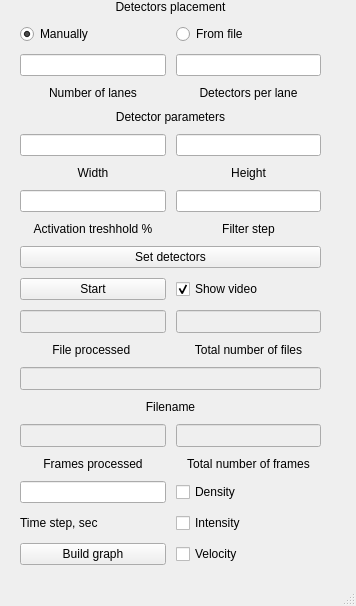
<?xml version="1.0" encoding="UTF-8"?>
<ui version="4.0">
 <class>MainWindow</class>
 <widget class="QMainWindow" name="MainWindow">
  <property name="enabled">
   <bool>true</bool>
  </property>
  <property name="geometry">
   <rect>
    <x>0</x>
    <y>0</y>
    <width>356</width>
    <height>606</height>
   </rect>
  </property>
  <property name="windowTitle">
   <string>MainWindow</string>
  </property>
  <property name="layoutDirection">
   <enum>Qt::LeftToRight</enum>
  </property>
  <property name="autoFillBackground">
   <bool>false</bool>
  </property>
  <property name="documentMode">
   <bool>false</bool>
  </property>
  <widget class="QWidget" name="centralwidget">
   <widget class="QWidget" name="gridLayoutWidget">
    <property name="geometry">
     <rect>
      <x>20</x>
      <y>0</y>
      <width>301</width>
      <height>557</height>
     </rect>
    </property>
    <layout class="QGridLayout" name="gridLayout">
     <property name="sizeConstraint">
      <enum>QLayout::SetMinAndMaxSize</enum>
     </property>
     <property name="topMargin">
      <number>0</number>
     </property>
     <property name="spacing">
      <number>10</number>
     </property>
     <item row="3" column="1">
      <widget class="QLineEdit" name="detectors_per_lane">
       <property name="alignment">
        <set>Qt::AlignCenter</set>
       </property>
      </widget>
     </item>
     <item row="11" column="0">
      <widget class="QPushButton" name="btn_start_detection">
       <property name="text">
        <string>Start</string>
       </property>
      </widget>
     </item>
     <item row="18" column="1">
      <widget class="QCheckBox" name="density_checkBox">
       <property name="text">
        <string>Density</string>
       </property>
      </widget>
     </item>
     <item row="8" column="1">
      <widget class="QLineEdit" name="detector_filter_edit">
       <property name="alignment">
        <set>Qt::AlignCenter</set>
       </property>
      </widget>
     </item>
     <item row="12" column="0">
      <widget class="QLineEdit" name="processed_files_edit">
       <property name="enabled">
        <bool>false</bool>
       </property>
       <property name="font">
        <font>
         <pointsize>10</pointsize>
         <weight>75</weight>
         <bold>true</bold>
        </font>
       </property>
       <property name="alignment">
        <set>Qt::AlignCenter</set>
       </property>
      </widget>
     </item>
     <item row="2" column="0">
      <layout class="QFormLayout" name="formLayout"/>
     </item>
     <item row="4" column="0">
      <widget class="QLabel" name="label">
       <property name="text">
        <string>Number of lanes</string>
       </property>
       <property name="alignment">
        <set>Qt::AlignCenter</set>
       </property>
      </widget>
     </item>
     <item row="3" column="0">
      <widget class="QLineEdit" name="number_of_lanes">
       <property name="alignment">
        <set>Qt::AlignCenter</set>
       </property>
      </widget>
     </item>
     <item row="6" column="0">
      <widget class="QLineEdit" name="detector_width_edit">
       <property name="alignment">
        <set>Qt::AlignCenter</set>
       </property>
      </widget>
     </item>
     <item row="12" column="1">
      <widget class="QLineEdit" name="total_files_edit">
       <property name="enabled">
        <bool>false</bool>
       </property>
       <property name="font">
        <font>
         <pointsize>10</pointsize>
         <weight>75</weight>
         <bold>true</bold>
        </font>
       </property>
       <property name="alignment">
        <set>Qt::AlignCenter</set>
       </property>
      </widget>
     </item>
     <item row="7" column="0">
      <widget class="QLabel" name="label_6">
       <property name="text">
        <string>Width</string>
       </property>
       <property name="alignment">
        <set>Qt::AlignCenter</set>
       </property>
      </widget>
     </item>
     <item row="4" column="1">
      <widget class="QLabel" name="label_2">
       <property name="text">
        <string>Detectors per lane</string>
       </property>
       <property name="alignment">
        <set>Qt::AlignCenter</set>
       </property>
       <property name="wordWrap">
        <bool>true</bool>
       </property>
      </widget>
     </item>
     <item row="1" column="0">
      <widget class="QRadioButton" name="rbn_set_detectors_by_hand">
       <property name="layoutDirection">
        <enum>Qt::LeftToRight</enum>
       </property>
       <property name="text">
        <string>Manually</string>
       </property>
       <property name="checked">
        <bool>true</bool>
       </property>
      </widget>
     </item>
     <item row="16" column="1">
      <widget class="QLineEdit" name="total_frames_edit">
       <property name="enabled">
        <bool>false</bool>
       </property>
       <property name="font">
        <font>
         <pointsize>10</pointsize>
         <weight>75</weight>
         <bold>true</bold>
        </font>
       </property>
       <property name="alignment">
        <set>Qt::AlignCenter</set>
       </property>
      </widget>
     </item>
     <item row="17" column="1">
      <widget class="QLabel" name="label_to">
       <property name="text">
        <string>Total number of frames</string>
       </property>
       <property name="alignment">
        <set>Qt::AlignCenter</set>
       </property>
      </widget>
     </item>
     <item row="6" column="1">
      <widget class="QLineEdit" name="detector_height_edit">
       <property name="alignment">
        <set>Qt::AlignCenter</set>
       </property>
      </widget>
     </item>
     <item row="9" column="1">
      <widget class="QLabel" name="label_9">
       <property name="text">
        <string>Filter step</string>
       </property>
       <property name="alignment">
        <set>Qt::AlignCenter</set>
       </property>
      </widget>
     </item>
     <item row="0" column="0" colspan="2">
      <widget class="QLabel" name="label_4">
       <property name="text">
        <string>Detectors placement</string>
       </property>
       <property name="alignment">
        <set>Qt::AlignCenter</set>
       </property>
      </widget>
     </item>
     <item row="1" column="1">
      <widget class="QRadioButton" name="rbn_set_detectors_from_file">
       <property name="text">
        <string>From file</string>
       </property>
       <property name="checked">
        <bool>false</bool>
       </property>
      </widget>
     </item>
     <item row="16" column="0">
      <widget class="QLineEdit" name="processed_frames_edit">
       <property name="enabled">
        <bool>false</bool>
       </property>
       <property name="font">
        <font>
         <pointsize>10</pointsize>
         <weight>75</weight>
         <bold>true</bold>
        </font>
       </property>
       <property name="alignment">
        <set>Qt::AlignCenter</set>
       </property>
      </widget>
     </item>
     <item row="11" column="1">
      <widget class="QCheckBox" name="checkBox_visualization">
       <property name="text">
        <string>Show video</string>
       </property>
       <property name="checked">
        <bool>true</bool>
       </property>
      </widget>
     </item>
     <item row="13" column="1">
      <widget class="QLabel" name="label_12">
       <property name="text">
        <string>Total number of files</string>
       </property>
       <property name="alignment">
        <set>Qt::AlignCenter</set>
       </property>
      </widget>
     </item>
     <item row="19" column="1">
      <widget class="QCheckBox" name="intensity_checkBox">
       <property name="text">
        <string>Intensity</string>
       </property>
      </widget>
     </item>
     <item row="5" column="0" colspan="2">
      <widget class="QLabel" name="label_5">
       <property name="text">
        <string>Detector parameters</string>
       </property>
       <property name="alignment">
        <set>Qt::AlignCenter</set>
       </property>
      </widget>
     </item>
     <item row="13" column="0">
      <widget class="QLabel" name="label_11">
       <property name="text">
        <string>File processed </string>
       </property>
       <property name="alignment">
        <set>Qt::AlignCenter</set>
       </property>
      </widget>
     </item>
     <item row="8" column="0">
      <widget class="QLineEdit" name="detector_activation_edit">
       <property name="alignment">
        <set>Qt::AlignCenter</set>
       </property>
      </widget>
     </item>
     <item row="14" column="0" colspan="2">
      <widget class="QLineEdit" name="filename_edit">
       <property name="enabled">
        <bool>false</bool>
       </property>
       <property name="font">
        <font>
         <pointsize>10</pointsize>
         <weight>75</weight>
         <bold>true</bold>
        </font>
       </property>
       <property name="alignment">
        <set>Qt::AlignCenter</set>
       </property>
      </widget>
     </item>
     <item row="9" column="0">
      <widget class="QLabel" name="label_8">
       <property name="text">
        <string>Activation treshhold %</string>
       </property>
       <property name="alignment">
        <set>Qt::AlignCenter</set>
       </property>
      </widget>
     </item>
     <item row="7" column="1">
      <widget class="QLabel" name="label_7">
       <property name="text">
        <string>Height</string>
       </property>
       <property name="alignment">
        <set>Qt::AlignCenter</set>
       </property>
      </widget>
     </item>
     <item row="10" column="0" colspan="2">
      <widget class="QPushButton" name="btn_set_detectors">
       <property name="text">
        <string>Set detectors</string>
       </property>
      </widget>
     </item>
     <item row="17" column="0">
      <widget class="QLabel" name="label_from">
       <property name="text">
        <string>Frames processed</string>
       </property>
       <property name="alignment">
        <set>Qt::AlignCenter</set>
       </property>
      </widget>
     </item>
     <item row="15" column="0" colspan="2">
      <widget class="QLabel" name="label_10">
       <property name="text">
        <string>Filename</string>
       </property>
       <property name="alignment">
        <set>Qt::AlignCenter</set>
       </property>
      </widget>
     </item>
     <item row="20" column="1">
      <widget class="QCheckBox" name="velocity_checkBox">
       <property name="text">
        <string>Velocity</string>
       </property>
      </widget>
     </item>
     <item row="20" column="0">
      <widget class="QPushButton" name="btn_build_graph">
       <property name="text">
        <string>Build graph</string>
       </property>
      </widget>
     </item>
     <item row="18" column="0">
      <widget class="QLineEdit" name="time_slice_edit"/>
     </item>
     <item row="19" column="0">
      <widget class="QLabel" name="label_3">
       <property name="text">
        <string>Time step, sec</string>
       </property>
      </widget>
     </item>
    </layout>
   </widget>
  </widget>
  <widget class="QMenuBar" name="menubar">
   <property name="geometry">
    <rect>
     <x>0</x>
     <y>0</y>
     <width>356</width>
     <height>21</height>
    </rect>
   </property>
  </widget>
  <widget class="QStatusBar" name="statusbar"/>
 </widget>
 <resources/>
 <connections/>
</ui>
